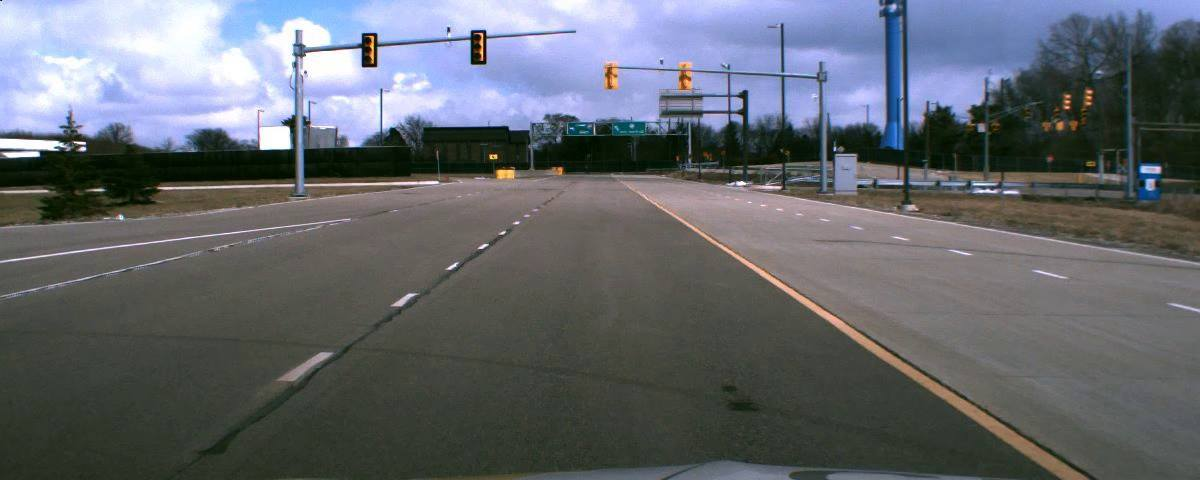
#> input picture computer-vision/first image.jpg, 1200 x 480 px, given in place of first%20image.jpg, which was not available
$ jupyter execute feature_based_lane_detection.ipynb   (older library calls are emulated)
#> lines starting #> are read from the running program, lines starting #| are printed output that depends on the picture; long printed decimals are rounded; pictures that were not available may be replaced by others from this repository, and a replacement may not be noted
[cell 1]
import cv2
import numpy as np
import matplotlib.pyplot as plt
from google.colab.patches import cv2_imshow
import requests
from skimage import io
import math

[cell 2]
img_url = "https://raw.githubusercontent.com/kuowenyu/self-driving-car/feature-edits/computer-vision/first%20image.jpg"
img = io.imread(img_url)
#> img is the input picture: shape (480, 1200, 3); mean R, G, B 99.2, 103.1, 109.1
width = int(img.shape[1] * 0.5)
#> width = 600
height = int(img.shape[0] * 0.5)
#> height = 240
dim = (width, height)
#> dim = (600, 240)
cv2_imshow(cv2.resize(img, dim))

[cell 3]
def warp_image(img, src, dst, new_dim):
    BEV_transform = cv2.getPerspectiveTransform(src,dst)
    birdseye_result = cv2.warpPerspective(featureImg, BEV_transform, (new_dim[0], new_dim[1]))
    inverse_BEV_transform = cv2.getPerspectiveTransform(dst, src)
    return birdseye_result, inverse_BEV_transform

[cell 4]
# track lanes and fit them
def track_lanes_initialize(binary_warped):

    global window_search

    histogram = np.sum(binary_warped[int(binary_warped.shape[0]/2):,:], axis=0)

    # Create an output image to draw on and  visualize the result
    out_img = np.dstack((binary_warped, binary_warped, binary_warped))*255

    # we need max for each half of the histogram. the example above shows how
    # things could be complicated if didn't split the image in half
    # before taking the top 2 maxes
    midpoint = np.int(histogram.shape[0]/2)
    leftx_base = np.argmax(histogram[:midpoint])
    rightx_base = np.argmax(histogram[midpoint:]) + midpoint

    # Choose the number of sliding windows
    # this will throw an error in the height if it doesn't evenly divide the img height
    nwindows = 9
    # Set height of windows
    window_height = np.int(binary_warped.shape[0]/nwindows)

    # Identify the x and y positions of all nonzero pixels in the image
    nonzero = binary_warped.nonzero()
    nonzeroy = np.array(nonzero[0])
    nonzerox = np.array(nonzero[1])

    # Current positions to be updated for each window
    leftx_current = leftx_base
    rightx_current = rightx_base

    # Set the width of the windows +/- margin
    margin = 100
    # Set minimum number of pixels found to recenter window
    minpix = 50
    # Create empty lists to receive left and right lane pixel indices
    left_lane_inds = []
    right_lane_inds = []


    # Step through the windows one by one
    for window in range(nwindows):
        # Identify window boundaries in x and y (and right and left)
        win_y_low = int(binary_warped.shape[0] - (window+1)*window_height)
        win_y_high = int(binary_warped.shape[0] - window*window_height)
        win_xleft_low = leftx_current - margin
        win_xleft_high = leftx_current + margin
        win_xright_low = rightx_current - margin
        win_xright_high = rightx_current + margin
        # Draw the windows on the visualization image
        cv2.rectangle(out_img,(win_xleft_low,win_y_low),(win_xleft_high,win_y_high),(0,255,0), 3)
        cv2.rectangle(out_img,(win_xright_low,win_y_low),(win_xright_high,win_y_high),(0,255,0), 3)
        # Identify the nonzero pixels in x and y within the window
        good_left_inds = ((nonzeroy >= win_y_low) & (nonzeroy < win_y_high) & (nonzerox >= win_xleft_low) & (nonzerox < win_xleft_high)).nonzero()[0]
        good_right_inds = ((nonzeroy >= win_y_low) & (nonzeroy < win_y_high) & (nonzerox >= win_xright_low) & (nonzerox < win_xright_high)).nonzero()[0]
        # Append these indices to the lists
        left_lane_inds.append(good_left_inds)
        right_lane_inds.append(good_right_inds)
        # If you found > minpix pixels, recenter next window on their mean position
        if len(good_left_inds) > minpix:
            leftx_current = np.int(np.mean(nonzerox[good_left_inds]))
        if len(good_right_inds) > minpix:
            rightx_current = np.int(np.mean(nonzerox[good_right_inds]))


    # Concatenate the arrays of indices
    left_lane_inds = np.concatenate(left_lane_inds)
    right_lane_inds = np.concatenate(right_lane_inds)

    # Extract left and right line pixel positions
    leftx = nonzerox[left_lane_inds]
    lefty = nonzeroy[left_lane_inds]
    rightx = nonzerox[right_lane_inds]
    righty = nonzeroy[right_lane_inds]

    # Fit a second order polynomial to each
    left_fit = np.polyfit(lefty, leftx, 1)
    right_fit = np.polyfit(righty, rightx, 1)

    # Generate x and y values for plotting
    ploty = np.linspace(0, binary_warped.shape[0]-1, binary_warped.shape[0] )
    left_fitx = left_fit[0]*ploty + left_fit[1]
    right_fitx = right_fit[0]*ploty + right_fit[1]

    nonzero = binary_warped.nonzero()
    nonzeroy = np.array(nonzero[0])
    nonzerox = np.array(nonzero[1])
    margin = 100
    left_lane_inds = ((nonzerox > (left_fit[0]*(nonzeroy) + left_fit[1] - margin)) & (nonzerox < (left_fit[0]*(nonzeroy) + left_fit[1] + margin)))
    right_lane_inds = ((nonzerox > (right_fit[0]*(nonzeroy) + right_fit[1] - margin)) & (nonzerox < (right_fit[0]*(nonzeroy) + right_fit[1] + margin)))

    # Again, extract left and right line pixel positions
    leftx = nonzerox[left_lane_inds]
    lefty = nonzeroy[left_lane_inds]
    rightx = nonzerox[right_lane_inds]
    righty = nonzeroy[right_lane_inds]
    # Fit a second order polynomial to each
    left_fit = np.polyfit(lefty, leftx, 1)
    right_fit = np.polyfit(righty, rightx, 1)

    return left_fit,right_fit

[cell 5]
# A function to get linear polynomial output
def get_val(y,poly_coeff):
    return poly_coeff[0]*y+poly_coeff[1]

[cell 6]
# transform fitted lines back to original perspective
def lane_fill_poly(binary_warped, undist, left_fit, right_fit, inverse_perspective_transform):

    # Generate x and y values
    ploty = np.linspace(0, binary_warped.shape[0]-1, binary_warped.shape[0] )
    left_fitx = get_val(ploty,left_fit)
    right_fitx = get_val(ploty,right_fit)

    # Create an image to draw the lines on
    warp_zero = np.zeros_like(binary_warped).astype(np.uint8)
    color_warp = np.dstack((warp_zero, warp_zero, warp_zero))

    # Recast x and y for cv2.fillPoly()
    pts_left = np.array([np.transpose(np.vstack([left_fitx, ploty]))])
    pts_right = np.array([np.flipud(np.transpose(np.vstack([right_fitx, ploty])))])
    pts = np.hstack((pts_left, pts_right))

    # Draw the lane
    cv2.line(color_warp, (int(left_fitx[240]), int(ploty[240])), (int(left_fitx[-1]), int(ploty[-1])), [0, 255, 0], 15)
    cv2.line(color_warp, (int(right_fitx[240]), int(ploty[240])), (int(right_fitx[-1]), int(ploty[-1])), [0, 255, 0], 15)

    pts = np.array([[int(left_fitx[240]), int(ploty[240])], [int(left_fitx[-1]), int(ploty[-1])], [int(right_fitx[240]), int(ploty[240])], [int(right_fitx[-1]), int(ploty[-1])]], dtype=np.float32)
    outPut = cv2.perspectiveTransform(pts[None, :, :], inverse_perspective_transform)
    # Warp using inverse perspective transform
    newWarp = cv2.warpPerspective(color_warp, inverse_perspective_transform, (binary_warped.shape[1], binary_warped.shape[0]))
    # overlay
    result = cv2.addWeighted(undist, 1, newWarp, 1.0, 0)

    return result, outPut

[cell 7]
def draw_lines(img, lines):
    # If there are no lines to draw, exit.

    left_fit = np.polyfit((lines[0][0][1],lines[0][1][1]), (lines[0][0][0],lines[0][1][0]), 1)
    right_fit = np.polyfit((lines[0][2][1],lines[0][3][1]), (lines[0][2][0],lines[0][3][0]), 1)
    ploty = np.array([480, 200])
    left_fitx = get_val(ploty,left_fit)
    right_fitx = get_val(ploty,right_fit)
    # Loop over all lines and draw them on the blank image.
    line_img = np.zeros(
        (
            img.shape[0],
            img.shape[1],
            3
        ),
        dtype=np.uint8,
    )
    cv2.line(line_img, (int(left_fitx[0]), int(ploty[0])), (int(left_fitx[1]), int(ploty[1])), [0,255,255], 2)
    cv2.line(line_img, (int(right_fitx[0]), int(ploty[0])), (int(right_fitx[1]), int(ploty[1])), [255,255,255], 2)

    # Merge the image with the lines onto the original.
    img = cv2.addWeighted(img, 0.8, line_img, 1.0, 0.0)

    # Return the modified image.
    return img, left_fit, right_fit

[cell 8]
#### BGR2GRAY, then canny edge detector on the gray image
featureImg = cv2.cvtColor(img, cv2.COLOR_BGR2GRAY)
featureImg = cv2.Canny(featureImg,100,200)
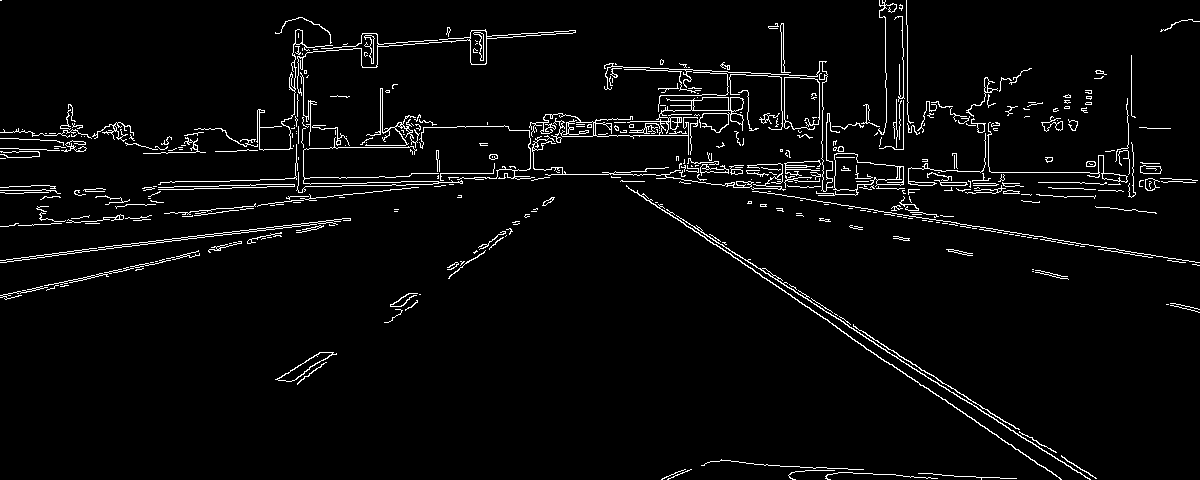
#> featureImg: shape (480, 1200); 3.7% white in thin lines or dots
cv2_imshow(cv2.resize(featureImg, dim))

[cell 9]
#### get BEV view of ROI
# define the 4 points from the original image
src = np.float32([[0,480], [1200,480], [665,200], [535,200]])

# define the dimension of the destination image
new_dim = np.float32([1200,480])

# define the 4 points on the destination image
dst = np.float32([[0,480],[1200,480],[1200,0],[0,0]])

birdseye_result, inverse_BEV_transform = warp_image(featureImg, src, dst, new_dim)
#> in warp_image, `birdseye_result = cv2.warpPerspective(featureImg, BEV_transform, (new_..`:
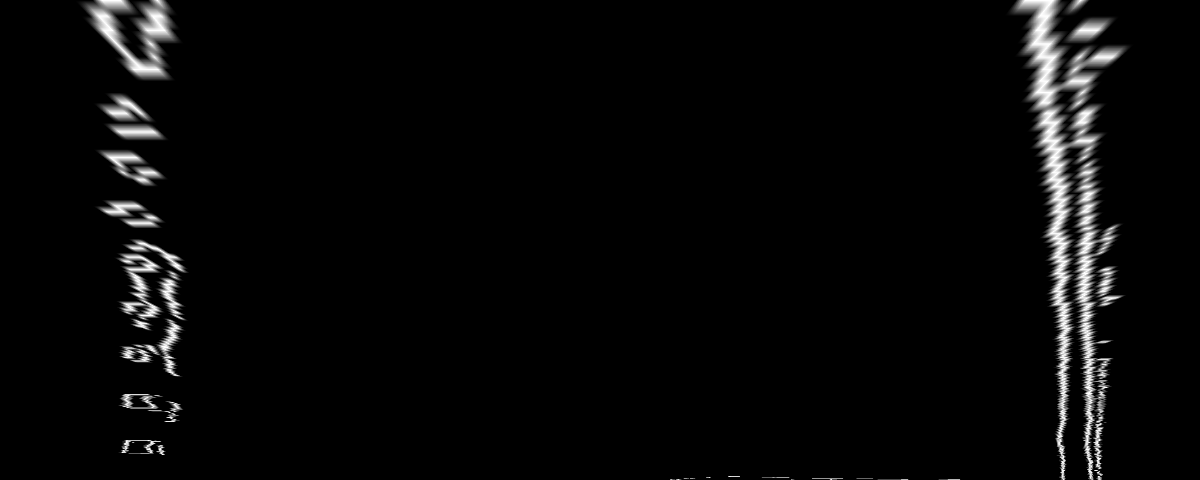
#> birdseye_result: shape (480, 1200); min 0, max 255, mean 8.3
#> inverse_BEV_transform = [[0.108, -1.11, 535], [2.37e-16, -0.308, 200], [3.54e-19, -0.00186, 1]]
cv2_imshow(cv2.resize(birdseye_result, dim))

[cell 10]
left_fit, right_fit = track_lanes_initialize(birdseye_result)
#> in track_lanes_initialize, `histogram = np.sum(binary_warped[int(binary_warped.shape[0]/2):,:], ax..`: histogram = 1200 values, max 48555 at index 1062, min 0 at index 0, mean 1551.4
#> in track_lanes_initialize, `leftx_base = np.argmax(histogram[:midpoint])`: leftx_base = 171
#> in track_lanes_initialize, `rightx_base = np.argmax(histogram[midpoint:]) + midpoint`: rightx_base = 1062
#> in track_lanes_initialize, `nonzero = binary_warped.nonzero()`: nonzero = 40755 positions, rows 0 to 479, columns 76 to 1133
#> in track_lanes_initialize, `leftx_current = leftx_base`: leftx_current = 171
#> in track_lanes_initialize, `rightx_current = rightx_base`: rightx_current = 1062
#> the loop in track_lanes_initialize, `for window in range(nwindows):` made 9 passes
#> (win_xleft_low, win_xleft_high, win_xright_low, win_xright_high, leftx_current, rightx_current) on passes 1 to 9: (71, 271, 962, 1162, 142, 1082), (42, 242, 982, 1182, 151, 1083), (51, 251, 983, 1183, 155, 1078), (55, 255, 978, 1178, 152, 1080), (52, 252, 980, 1180, 144, 1077), (44, 244, 977, 1177, 132, 1070), (32, 232, 970, 1170, 129, 1065), (29, 229, 965, 1165, 137, 1064), (37, 237, 964, 1164, 133, 1062)
#> after the loop in track_lanes_initialize, `for window in range(nwindows):`:
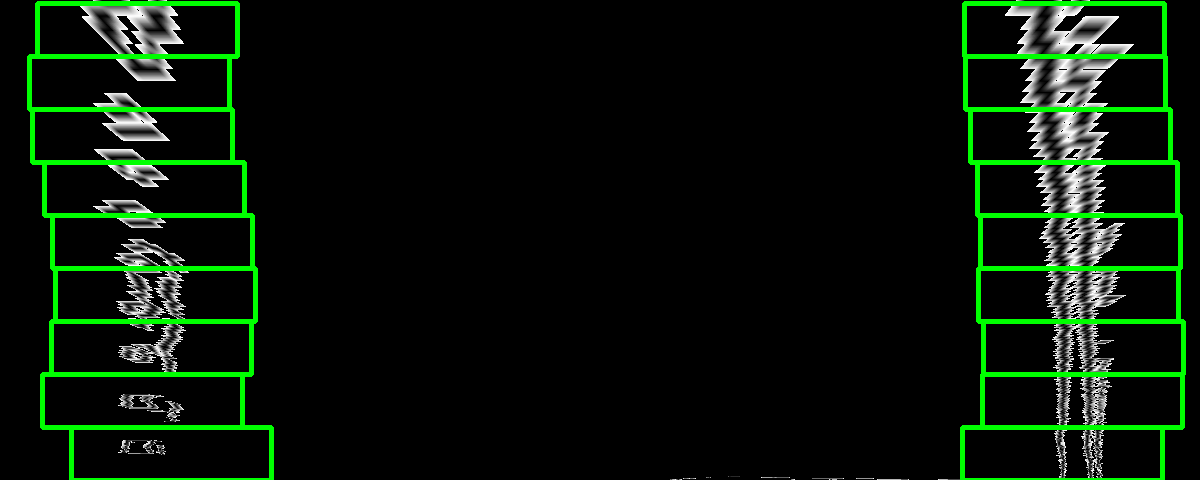
#> out_img: shape (480, 1200, 3); mean of channels 0, 1, 2 8.8, 21.3, 8.8; drawn as R, G, B
#> after the loop in track_lanes_initialize, `for window in range(nwindows):`: left_lane_inds = 9 items
#> in track_lanes_initialize, `left_lane_inds = np.concatenate(left_lane_inds)`: left_lane_inds = 15075 values, max 40095 at index 322, min 448 at index 11349, mean 19599.5
#> in track_lanes_initialize, `leftx = nonzerox[left_lane_inds]`: leftx = 15075 values, max 188 at index 2556, min 77 at index 11349, mean 140.4
#> in track_lanes_initialize, `lefty = nonzeroy[left_lane_inds]`: lefty = 15075 values, max 454 at index 319, min 3 at index 11349, mean 180.5
#> in track_lanes_initialize, `left_fit = np.polyfit(lefty, leftx, 1)`: left_fit = [0.0567, 130.2]
#> in track_lanes_initialize, `right_fit = np.polyfit(righty, rightx, 1)`: right_fit = [0.0587, 1060.3]
#> in track_lanes_initialize, `left_fitx = left_fit[0]*ploty + left_fit[1]`: left_fitx = 480 values from 130.2 to 157.4
#> in track_lanes_initialize, `right_fitx = right_fit[0]*ploty + right_fit[1]`: right_fitx = 480 values from 1060.3 to 1088.4
#> in track_lanes_initialize, `leftx = nonzerox[left_lane_inds]`: leftx = 15312 values, max 188 at index 10796, min 76 at index 56, mean 140.2
#> in track_lanes_initialize, `lefty = nonzeroy[left_lane_inds]`: lefty = 15312 values from 0 to 454
#> in track_lanes_initialize, `left_fit = np.polyfit(lefty, leftx, 1)`: left_fit = [0.058, 129.9]
#> in track_lanes_initialize, `right_fit = np.polyfit(righty, rightx, 1)`: right_fit = [0.0596, 1060]
#> left_fit = [0.058, 129.9]; right_fit = [0.0596, 1060]
colored_lane, out_put = lane_fill_poly(birdseye_result, img, left_fit, right_fit, inverse_BEV_transform)
#> in lane_fill_poly, `left_fitx = get_val(ploty,left_fit)`: left_fitx = 480 values from 129.9 to 157.6
#> in lane_fill_poly, `right_fitx = get_val(ploty,right_fit)`: right_fitx = 480 values from 1060 to 1088.5
#> in lane_fill_poly, `pts_left = np.array([np.transpose(np.vstack([left_fitx, ploty]))])`: pts_left = 480 pairs, first value 129.9 to 157.6, second value 0 to 479
#> in lane_fill_poly, `pts_right = np.array([np.flipud(np.transpose(np.vstack([right_fitx, pl..`: pts_right = 480 pairs, first value 1060 to 1088.5, second value 0 to 479
#> in lane_fill_poly, `pts = np.hstack((pts_left, pts_right))`: pts = 960 pairs, first value 129.9 to 1088.5, second value 0 to 479
#> in lane_fill_poly, `cv2.line(color_warp, (int(right_fitx[240]), int(ploty[240])), (int(rig..`:
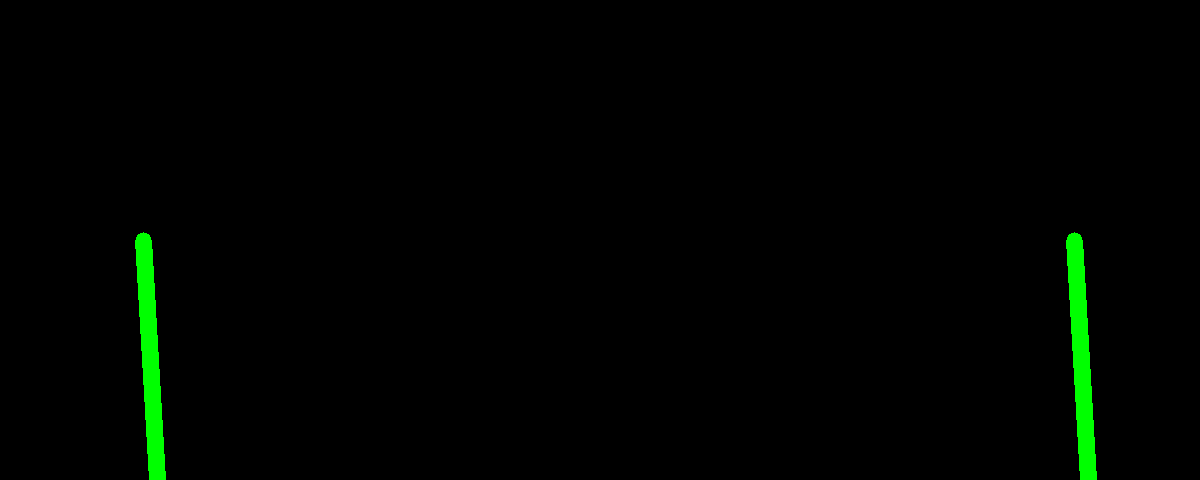
#> color_warp: shape (480, 1200, 3); mean of channels 0, 1, 2 0, 3.7, 0; drawn as R, G, B
#> in lane_fill_poly, `pts = np.array([[int(left_fitx[240]), int(ploty[240])], [int(left_fitx..`: pts = [[143, 240], [157, 479], [1074, 240], [1088, 479]]
#> in lane_fill_poly, `outPut = cv2.perspectiveTransform(pts[None, :, :], inverse_perspective..`: outPut = [[510.7, 227.4], [164.5, 474.7], [692.7, 227.4], [1079.8, 474.7]]
#> in lane_fill_poly, `newWarp = cv2.warpPerspective(color_warp, inverse_perspective_transfor..`:
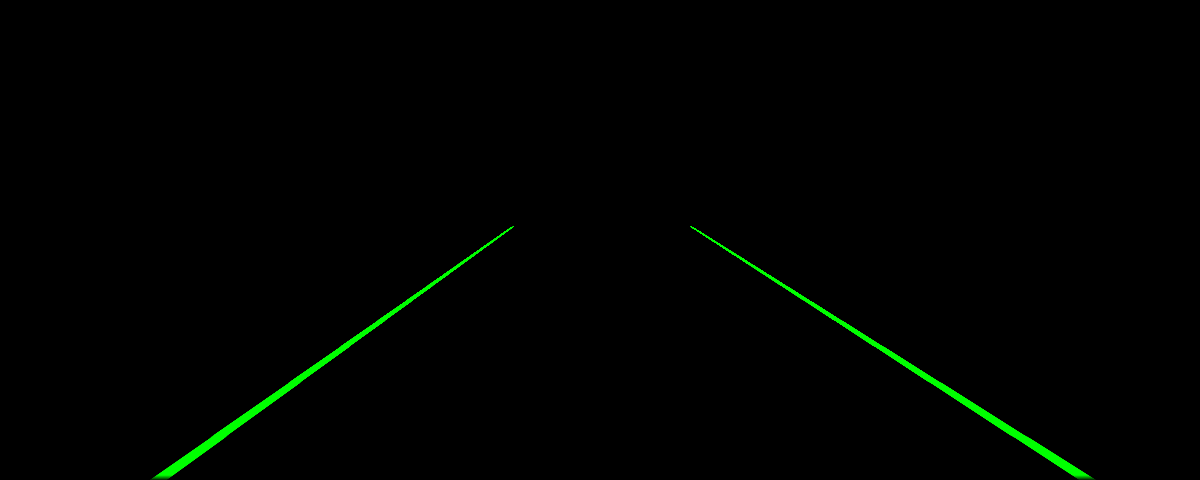
#> newWarp: shape (480, 1200, 3); mean of channels 0, 1, 2 0, 2.2, 0; drawn as R, G, B
#> out_put has the same summary as outPut in lane_fill_poly
result, coef_left, coef_right = draw_lines(img, out_put)
#> in draw_lines, `left_fit = np.polyfit((lines[0][0][1],lines[0][1][1]), (lines[0][0][0]..`: left_fit = [-1.4, 828.9]
#> in draw_lines, `right_fit = np.polyfit((lines[0][2][1],lines[0][3][1]), (lines[0][2][0..`: right_fit = [1.57, 336.8]
#> in draw_lines, `left_fitx = get_val(ploty,left_fit)`: left_fitx = [157.1, 549]
#> in draw_lines, `right_fitx = get_val(ploty,right_fit)`: right_fitx = [1088.1, 649.8]
#> in draw_lines, `cv2.line(line_img, (int(right_fitx[0]), int(ploty[0])), (int(right_fit..`:
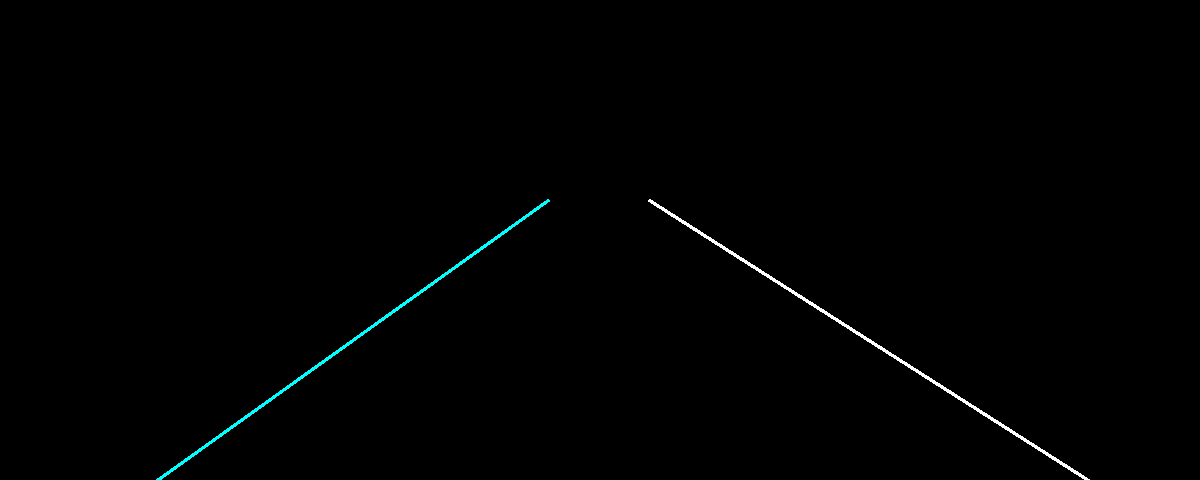
#> line_img: shape (480, 1200, 3); mean of channels 0, 1, 2 0.8, 1.5, 1.5; drawn as R, G, B
#> in draw_lines, `img = cv2.addWeighted(img, 0.8, line_img, 1.0, 0.0)`:
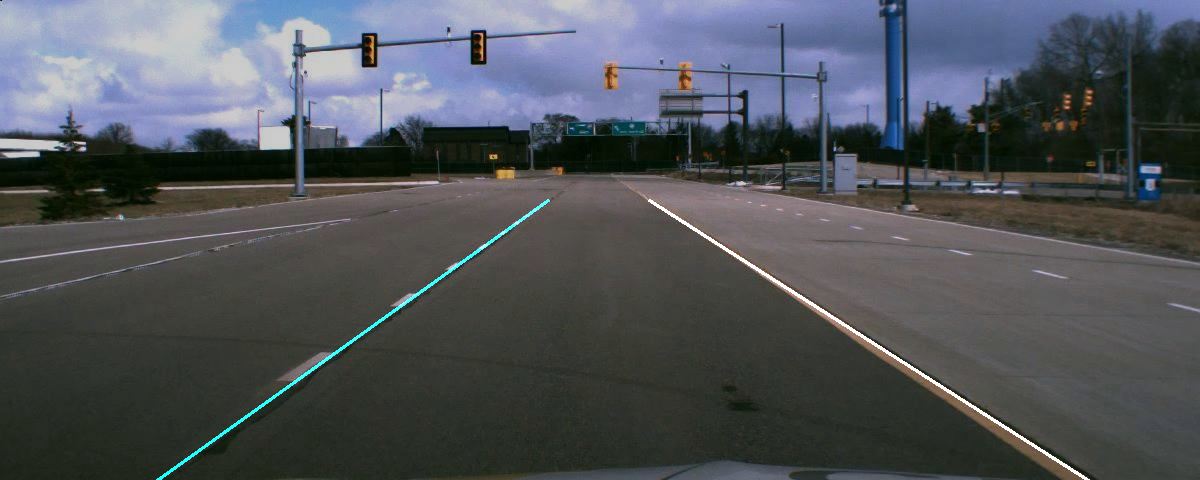
#> img: shape (480, 1200, 3); mean of channels 0, 1, 2 79.7, 83.4, 88.3; drawn as R, G, B
#> coef_left = [-1.4, 828.9]; coef_right = [1.57, 336.8]
print("Lane Coefficients: %.5f %.2f %.5f %.2f\n" % (coef_left[0], coef_left[1], coef_right[0], coef_right[1]))
#| Lane Coefficients: -1.400 828.90 1.565 336.80

[cell 11]
real_img = cv2.cvtColor(result,cv2.COLOR_BGR2RGB)
cv2_imshow(cv2.resize(real_img, dim))
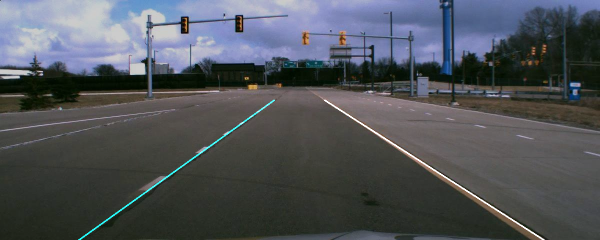
#> shown: shape (240, 600, 3); mean B, G, R 88.4, 83.6, 79.8
